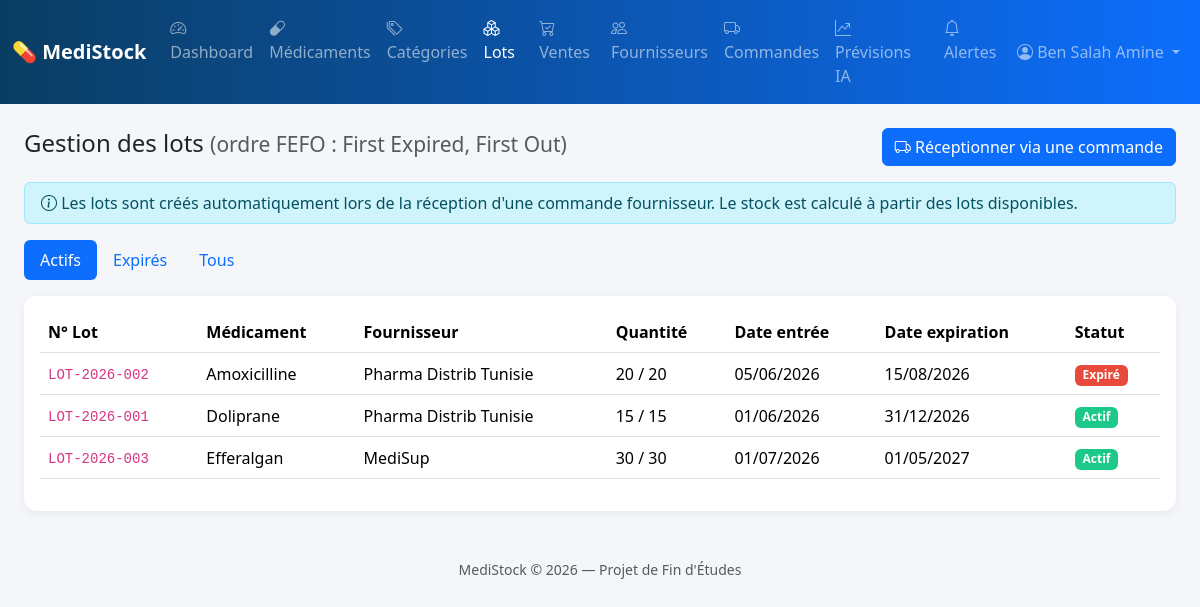
The app's page /lots.php (signed in) with its own data.
### tables this page shows
CREATE TABLE lots (
    id                 INT AUTO_INCREMENT PRIMARY KEY,
    medicament_id      INT NOT NULL,
    fournisseur_id     INT,
    numero_lot         VARCHAR(50) NOT NULL,
    quantite_initiale  INT NOT NULL,
    quantite           INT NOT NULL,            
    prix_achat_unitaire DECIMAL(10,3) NOT NULL DEFAULT 0.000,
    date_entree        DATE NOT NULL,
    date_expiration    DATE NOT NULL,
    statut             ENUM('actif','epuise','expire') NOT NULL DEFAULT 'actif',
    FOREIGN KEY (medicament_id) REFERENCES medicaments(id) ON DELETE CASCADE,
    FOREIGN KEY (fournisseur_id) REFERENCES fournisseurs(id) ON DELETE SET NULL,
    INDEX idx_lot_expiration (date_expiration),
    INDEX idx_lot_medicament (medicament_id)
);

CREATE TABLE medicaments (
    id                 INT AUTO_INCREMENT PRIMARY KEY,
    nom                VARCHAR(150) NOT NULL,
    categorie_id       INT,
    fabricant          VARCHAR(120),
    forme              VARCHAR(50),           
    dosage             VARCHAR(50),
    code_barre         VARCHAR(50) UNIQUE,
    prix_achat         DECIMAL(10,3) NOT NULL DEFAULT 0.000,
    prix_vente         DECIMAL(10,3) NOT NULL DEFAULT 0.000,
    quantite_minimale  INT NOT NULL DEFAULT 10,
    necessite_ordonnance TINYINT(1) NOT NULL DEFAULT 0,
    description        TEXT,
    actif              TINYINT(1) NOT NULL DEFAULT 1,
    date_creation      DATETIME NOT NULL DEFAULT CURRENT_TIMESTAMP,
    FOREIGN KEY (categorie_id) REFERENCES categories(id) ON DELETE SET NULL,
    INDEX idx_med_nom (nom),
    INDEX idx_med_code_barre (code_barre)
);

CREATE TABLE fournisseurs (
    id                 INT AUTO_INCREMENT PRIMARY KEY,
    nom                VARCHAR(120) NOT NULL,
    contact_personne   VARCHAR(100),
    telephone          VARCHAR(20),
    email              VARCHAR(100),
    adresse            VARCHAR(255),
    solde_du           DECIMAL(12,3) NOT NULL DEFAULT 0.000,   
    date_creation      DATETIME NOT NULL DEFAULT CURRENT_TIMESTAMP
);

### lots.php (the view, shortened to what this page needs)
<?php
require 'config/db.php';
$page_titre = 'Lots';
$filtre = $_GET['filtre'] ?? 'actif';
$sql = "SELECT l.*, m.nom AS medicament_nom, f.nom AS fournisseur_nom,
        DATEDIFF(l.date_expiration, CURDATE()) AS jours_restants
        FROM lots l
        JOIN medicaments m ON m.id = l.medicament_id
        LEFT JOIN fournisseurs f ON f.id = l.fournisseur_id";
if ($filtre === 'actif') {
    $sql .= " WHERE l.statut = 'actif'";
} elseif ($filtre === 'expire') {
    $sql .= " WHERE l.statut = 'expire' OR l.date_expiration < CURDATE()";
}
$sql .= " ORDER BY l.date_expiration ASC";
$lots = $pdo->query($sql)->fetchAll();
require 'includes/header.php';
?>
<div class="d-flex justify-content-between align-items-center mb-3">
    <h4>Gestion des lots <span class="text-muted small">(ordre FEFO : First Expired, First Out)</span></h4>
    <a href="commandes.php" class="btn btn-primary">
        <i class="bi bi-truck"></i> Réceptionner via une commande
    </a>
</div>
<div class="alert alert-info py-2"><i class="bi bi-info-circle"></i> Les lots sont créés automatiquement lors de la réception d'une commande fournisseur. Le stock est calculé à partir des lots disponibles.</div>
<ul class="nav nav-pills mb-3">
    <li class="nav-item"><a class="nav-link <?= $filtre === 'actif' ? 'active' : '' ?>" href="?filtre=actif">Actifs</a></li>
    <li class="nav-item"><a class="nav-link <?= $filtre === 'expire' ? 'active' : '' ?>" href="?filtre=expire">Expirés</a></li>
    <li class="nav-item"><a class="nav-link <?= $filtre === 'tous' ? 'active' : '' ?>" href="?filtre=tous">Tous</a></li>
</ul>
<div class="card p-3">
    <div class="table-responsive">
        <table class="table table-hover align-middle">
            <thead>
                <tr>
                    <th>N° Lot</th>
                    <th>Médicament</th>
                    <th>Fournisseur</th>
                    <th>Quantité</th>
                    <th>Date entrée</th>
                    <th>Date expiration</th>
                    <th>Statut</th>
                </tr>
            </thead>
            <tbody>
            <?php foreach ($lots as $l): ?>
                <tr>
                    <td><code><?= htmlspecialchars($l['numero_lot']) ?></code></td>
                    <td><?= htmlspecialchars($l['medicament_nom']) ?></td>
                    <td><?= htmlspecialchars($l['fournisseur_nom'] ?? '-') ?></td>
                    <td><?= (int) $l['quantite'] ?> / <?= (int) $l['quantite_initiale'] ?></td>
                    <td><?= date('d/m/Y', strtotime($l['date_entree'])) ?></td>
                    <td><?= date('d/m/Y', strtotime($l['date_expiration'])) ?></td>
                    <td>
                        <?php if ($l['jours_restants'] < 0): ?>
                            <span class="badge badge-expire">Expiré</span>
                        <?php elseif ($l['jours_restants'] <= 30): ?>
                            <span class="badge badge-expire-proche">Expire dans <?= (int)$l['jours_restants'] ?>j</span>
                        <?php else: ?>
                            <span class="badge badge-ok">Actif</span>
                        <?php endif; ?>
                    </td>
                </tr>
            <?php endforeach; ?>
            </tbody>
        </table>
    </div>
</div>
<?php require 'includes/footer.php'; ?>

### includes/header.php (shortened to what this page needs)
<!DOCTYPE html>
<html lang="fr">
<head>
    <link href="https://cdn.jsdelivr.net/npm/bootstrap@5.3.3/dist/css/bootstrap.min.css" rel="stylesheet">
    <link rel="stylesheet" href="https://cdn.jsdelivr.net/npm/bootstrap-icons@1.11.3/font/bootstrap-icons.css">
    <link href="assets/css/style.css" rel="stylesheet">
</head>
<body>
<nav class="navbar navbar-expand-lg navbar-dark app-navbar">
    <div class="container-fluid">
        <a class="navbar-brand fw-bold" href="index.php">💊 MediStock</a>
        <div class="collapse navbar-collapse" id="navMenu">
            <ul class="navbar-nav me-auto">
                <li class="nav-item"><a class="nav-link <?= $page_titre === 'Dashboard' ? 'active' : '' ?>" href="index.php"><i class="bi bi-speedometer2"></i> Dashboard</a></li>
                <li class="nav-item"><a class="nav-link <?= $page_titre === 'Médicaments' ? 'active' : '' ?>" href="medicaments.php"><i class="bi bi-capsule"></i> Médicaments</a></li>
                <li class="nav-item"><a class="nav-link <?= $page_titre === 'Catégories' ? 'active' : '' ?>" href="categories.php"><i class="bi bi-tags"></i> Catégories</a></li>
                <li class="nav-item"><a class="nav-link <?= $page_titre === 'Lots' ? 'active' : '' ?>" href="lots.php"><i class="bi bi-boxes"></i> Lots</a></li>
                <li class="nav-item"><a class="nav-link <?= $page_titre === 'Ventes' ? 'active' : '' ?>" href="ventes.php"><i class="bi bi-cart-check"></i> Ventes</a></li>
                <li class="nav-item"><a class="nav-link <?= $page_titre === 'Fournisseurs' ? 'active' : '' ?>" href="fournisseurs.php"><i class="bi bi-people"></i> Fournisseurs</a></li>
                <li class="nav-item"><a class="nav-link <?= $page_titre === 'Commandes' ? 'active' : '' ?>" href="commandes.php"><i class="bi bi-truck"></i> Commandes</a></li>
                <li class="nav-item"><a class="nav-link <?= $page_titre === 'Prévisions IA' ? 'active' : '' ?>" href="previsions.php"><i class="bi bi-graph-up-arrow"></i> Prévisions IA</a></li>
                <li class="nav-item">
                    <a class="nav-link position-relative" href="alertes.php">
                        <i class="bi bi-bell"></i> Alertes
                    </a>
                </li>
            </ul>
            <ul class="navbar-nav">
                <li class="nav-item dropdown">
                    <a class="nav-link dropdown-toggle" href="#" data-bs-toggle="dropdown">
                        <i class="bi bi-person-circle"></i> <?= htmlspecialchars($_SESSION['nom'] ?? '') ?>
                    </a>
                </li>
            </ul>
        </div>
    </div>
</nav>
<main class="container-fluid py-4 px-4">

### includes/footer.php (shortened to what this page needs)
</main>
<footer class="text-center text-muted small py-4">
    MediStock &copy; <?= date('Y') ?> — Projet de Fin d'Études
</footer>
</body>
</html>

### assets/css/style.css (style rules this page uses)
:root { --ms-primary: #0d6efd; --ms-dark: #0a3d62; }
body { background-color: #f4f6f9; font-family: 'Segoe UI', system-ui, sans-serif; }
.app-navbar { background: linear-gradient(90deg, var(--ms-dark), var(--ms-primary)); }
.card { border: none; border-radius: 12px; box-shadow: 0 2px 8px rgba(0,0,0,.06); }
.table thead { background-color: #eef2f9; }
.badge-expire { background-color: #e74a3b; }
.badge-ok { background-color: #1cc88a; }

### records on screen
lots: numero_lot "LOT-2026-002", medicament.nom "Amoxicilline", fournisseur.nom "Pharma Distrib Tunisie", quantite "20", quantite_initiale "20", date_entree "05/06/2026", date_expiration "15/08/2026", shows "Expiré"
lots: numero_lot "LOT-2026-001", medicament.nom "Doliprane", fournisseur.nom "Pharma Distrib Tunisie", quantite "15", quantite_initiale "15", date_entree "01/06/2026", date_expiration "31/12/2026", shows "Actif"
lots: numero_lot "LOT-2026-003", medicament.nom "Efferalgan", fournisseur.nom "MediSup", quantite "30", quantite_initiale "30", date_entree "01/07/2026", date_expiration "01/05/2027", shows "Actif"

### other values on screen
$_SESSION['nom'] "Ben Salah Amine"
